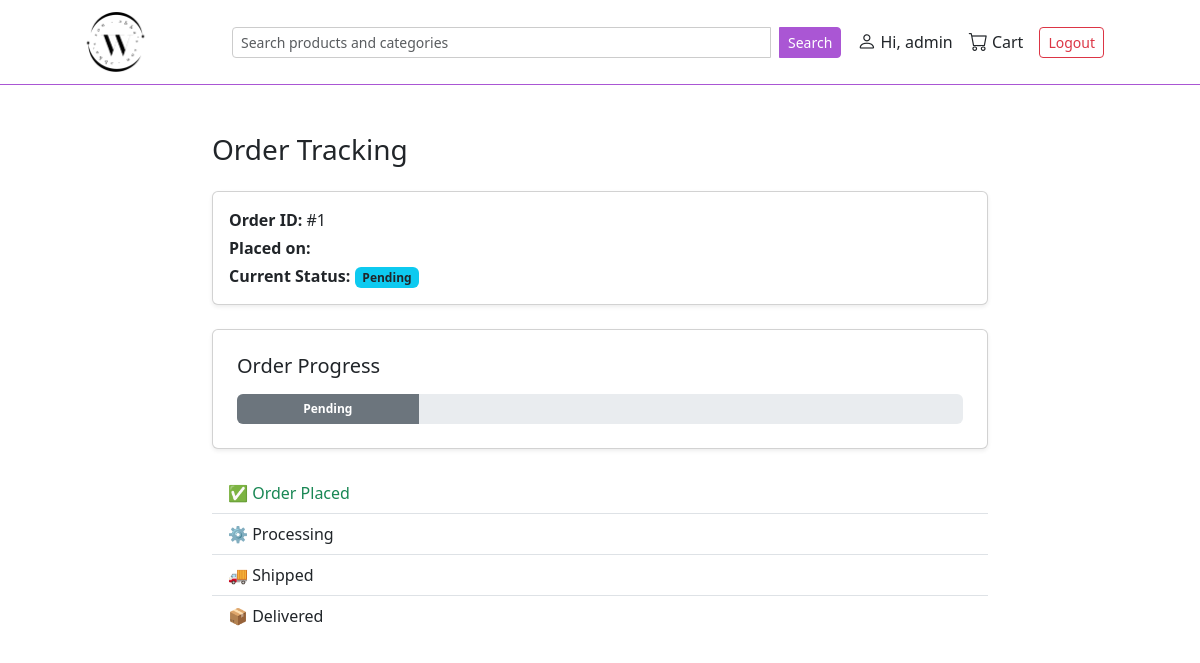
Page /order/order_history/track/1 (signed in) on the committed database.
### user/models.py (models this page shows, shortened)
class CustomUser(AbstractUser):
    phone = PhoneNumberField(region='NG', blank=True, null=True) # type: ignore

### order/models.py (models this page shows, shortened)
class Order(models.Model):
    class DELI_STATUS (models.TextChoices):
        PENDING = 'PENDING', 'Pending'
        PROCESSING = 'PROCESSING', 'Processing'
        SHIPPED = 'SHIPPED', 'Shipped'
        DELIVERED = 'DELIVERED', 'Delivered'
        CANCELLED = 'CANCELLED', 'Cancelled'
    user = models.ForeignKey(settings.AUTH_USER_MODEL, on_delete=models.CASCADE)
    status = models.CharField(max_length=50, choices=DELI_STATUS.choices, default=DELI_STATUS.PENDING)
    date_created = models.DateTimeField(auto_now_add=True)
    end_total_price = models.DecimalField(max_digits=12, decimal_places=2, default=Decimal('0.00'))
    delivery_state = models.CharField(max_length=10, choices=NigerianStates.choices, blank=True)
    delivery_fee = models.IntegerField(blank=True, null=True)

### order/views.py (the view)
# urls.py: path('order_history/track/<int:id>', views.track_order, name='track_order'),
@login_required
def track_order(request, id):
    order = get_object_or_404(Order, id=id)
    context = {
        "order": order,
        "is_pending": order.status == Order.DELI_STATUS.PENDING,
        "is_processing": order.status == Order.DELI_STATUS.PROCESSING,
        "is_delivered": order.status == Order.DELI_STATUS.DELIVERED,
    }
    return render(request, 'track_order.html', context)

### order/templates/track_order.html (shortened to what this page needs)
{% extends "layout.html" %}
{% block content %}
<div class="container py-5" style="max-width: 800px;">
  <h3 class="mb-4">Order Tracking</h3>
  <div class="card p-3 mb-4 shadow-sm">
    <p class="mb-1"><strong>Order ID:</strong> #{{ order.id }}</p>
    <p class="mb-1"><strong>Placed on:</strong> {{ order.created_at|date:"F j, Y" }}</p>
    <p class="mb-0"><strong>Current Status:</strong>
      <span class="badge bg-info text-dark">{{ order.get_status_display }}</span>
    </p>
  </div>
  <div class="card p-4 shadow-sm">
    <h5 class="mb-3">Order Progress</h5>
    <div class="progress" style="height: 30px;">
      {% if order.status == "PENDING" %}
        <div class="progress-bar bg-secondary" style="width: 25%;"><span class="fw-bold">Pending</span></div>
      {% elif order.status == "PROCESSING" %}
        <div class="progress-bar bg-warning" style="width: 50%;"><span class="fw-bold">Processing</span></div>
      {% elif order.status == "SHIPPED" %}
        <div class="progress-bar bg-primary" style="width: 75%;"><span class="fw-bold">Shipped</span></div>
      {% elif order.status == "DELIVERED" %}
        <div class="progress-bar bg-success" style="width: 100%;"><span class="fw-bold">Delivered</span></div>
      {% endif %}
    </div>
  </div>
  <div class="mt-4">
    <ul class="list-group list-group-flush">
      <li class="list-group-item {% if order.status in "PENDING PROCESSING SHIPPED DELIVERED" %}text-success{% endif %}">
        ✅ Order Placed
      </li>
      <li class="list-group-item {% if order.status in "PROCESSING SHIPPED DELIVERED" %}text-success{% endif %}">
        ⚙️ Processing
      </li>
      <li class="list-group-item {% if order.status in "SHIPPED DELIVERED" %}text-success{% endif %}">
        🚚 Shipped
      </li>
      <li class="list-group-item {% if order.status == "DELIVERED" %}text-success{% endif %}">
        📦 Delivered
      </li>
    </ul>
  </div>
</div>
{% endblock %}

### templates/layout.html (shortened to what this page needs)
{% load static %}
<!DOCTYPE html>
<html lang="en">
<head>
    <link rel="stylesheet" href="{% static 'css/bootstrap.min.css' %}">
    <link rel="stylesheet" href="https://cdn.jsdelivr.net/npm/bootstrap-icons@1.11.3/font/bootstrap-icons.css">
</head>
<body>
    <div class="topbar d-flex justify-content-between align-items-center sticky-top">
        <a href='{% url "store:store" %}'><div class="logo-space"></div></a>
        <form class="d-flex flex-grow-1 mx-3" method="GET" action=" {% url 'search' %} ">
          <input name="q" class="form-control form-control-sm search-input" type="search" placeholder="Search products and categories" style="max-width: 650px;">
          <button class="btn btn-sm btn-primary-custom ms-2 search-button" type="submit">Search</button>
      </form>
        <div class="d-flex align-items-center ms-auto">
          {% if user.is_authenticated %}
              <a href="{% url 'user:profile' %}" class="text-dark me-3 text-decoration-none d-flex align-items-center">
                  <i class="bi bi-person nav-icon me-1"></i> Hi, {{ user.username|default:"User" }}
              </a>
              <a href="{% url 'order:cart' %}" class="text-dark me-3 text-decoration-none d-flex align-items-center">
                  <i class="bi bi-cart nav-icon me-1"></i> Cart
              </a>
              <form method="POST" action="{% url 'user:logout' %}" class="mb-0">
                  <button class="btn btn-sm btn-outline-danger me-topbar-custom">Logout</button>
              </form>
          {% else %}
              <a href="{% url 'user:login' %}" class="btn btn-sm btn-primary-custom">Login</a>
          {% endif %}
      </div>
    </div>
    <div class="container-fluid" style="padding-left: 0px; padding-right: 0px;">
        {% block content %}
        {% endblock %}
    </div>
</body>
</html>

### rows in the picture
CustomUser: username "admin"
Order: id "1", status "Pending"
